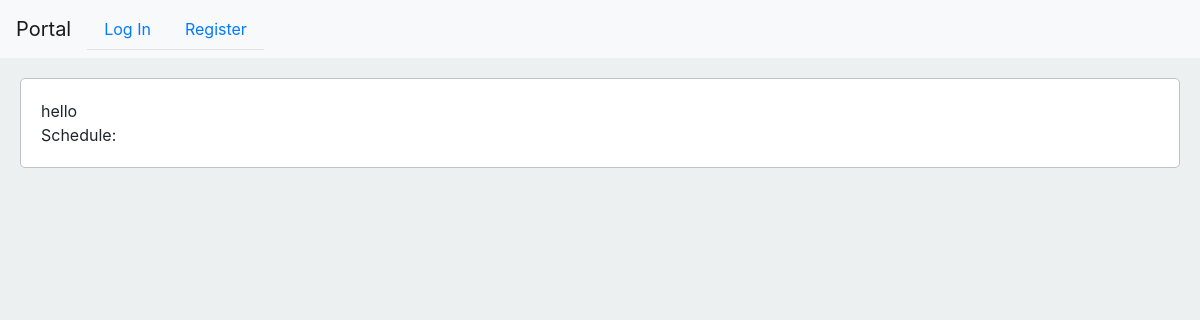
The page /profile/9/ on the database as committed earlier.
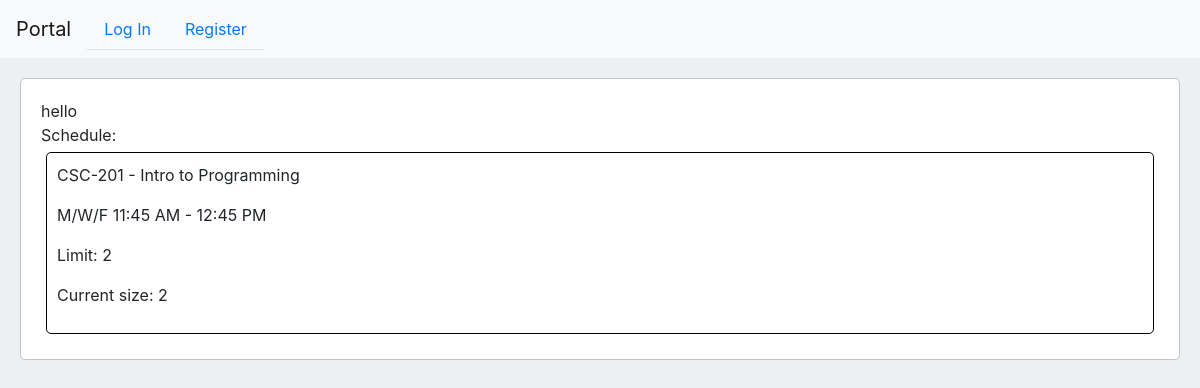
The same page on the database as committed later.
### studentPortal/models.py (models this page shows)
class Class(models.Model):
    className = models.CharField(max_length=100)
    classNumber = models.CharField(max_length=8, default=None)
    classTimings = models.CharField(max_length=100)
    studentLimit = models.PositiveIntegerField()
    studentList = models.ManyToManyField(Student, related_name='students', blank=True)
    studentWaitlist = models.ManyToManyField(Student, related_name='studentWaitlist', blank=True)
    def __str__(self):
        return f"{self.classNumber} - {self.className}"

### studentPortal/views.py (the view)
# urls.py: path("profile/<int:userID>/", views.profile, name="profile"),
def profile(request, userID):
    user = User.objects.get(pk=userID)
    student = Student.objects.get(student=user)
    classes = student.classes.all()
    classData = []
    for classObj in classes:
        currentStudentCount = classObj.studentList.count()
        classData.append({
            "classObj": classObj,
            "currentStudentCount": currentStudentCount,
        })
    return render(request, "studentPortal/profile.html", {
        "classData": classData,
    })

### studentPortal/templates/studentPortal/profile.html
{% extends "studentPortal/layout.html" %}
{% block body %}
hello {{user.username}}
<br>
Schedule:
<div>
    {% for class in classData %}
        <div class="catalog">
            <p>{{class.classObj}}</p>
            <p>{{class.classObj.classTimings}}</p>
            <p>Limit: {{class.classObj.studentLimit}}</p>
            <p>Current size: {{class.currentStudentCount}}</p>
        </div>
    {% endfor %}
</div>
{% endblock %}

Rows that differ between the two databases and show on the page:
now on this page (row edited): Class: classObj "CSC-201 - Intro to Programming", classObj.classTimings "M/W/F 11:45 AM - 12:45 PM", classObj.studentLimit "2", currentStudentCount "2"
